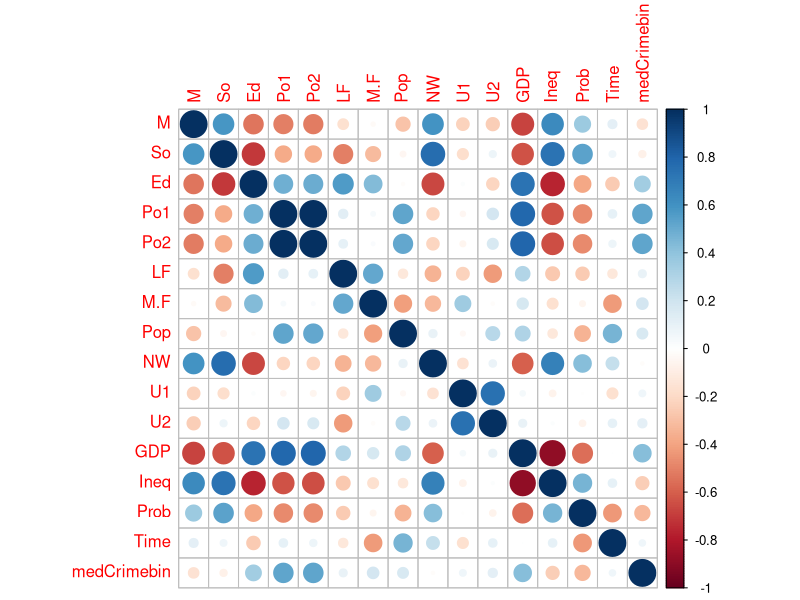

This figure's R source: (Note: this script raises an error after producing the figure.)
## ---- chunk 1
knitr::opts_chunk$set(echo = TRUE)
## ---- chunk 2
library(corrplot) 
library(MASS)
data("UScrime")
medCrimebin <- as.numeric(UScrime$y>median(UScrime$y))
tab <- cbind(UScrime[,1:15],medCrimebin)
## ---- chunk 3
corrplot(cor(tab), method="circle")
## ---- chunk 4
res=glm(tab$medCrimebin~.,data=tab[,1:15],family = binomial)
summary(res)
## ---- chunk 5
OR <- exp(res$coefficient)
OR
## ---- chunk 6
Yp <- predict.glm(res,newdata = tab[,1:15],type="response")
decisionY <- c()
decisionY <- as.numeric(1*(Yp>=0.5))
confusion_matrix <- table(decisionY,tab$medCrimebin)
confusion_matrix
## ---- chunk 7
ACC <- (confusion_matrix[1,1]+confusion_matrix[2,2])/sum(confusion_matrix) #global performance
globerror<- (confusion_matrix[2,1]+confusion_matrix[1,2])/sum(confusion_matrix)

print(paste("the accuracy of the model is ",ACC))
print(paste("the global error of the model is ",globerror))
## ---- chunk 8
library(glmnet)
## ---- chunk 9
# Find the best lambda using cross-validation
X <- model.matrix(tab$medCrimebin~.,tab)
Y <- as.matrix(tab$medCrimebin)
cv.ridge <- cv.glmnet(X, Y, alpha = 0, family = "binomial")
# Fit the final model on data
ridge.min <- glmnet(X, Y, alpha= 0, family = "binomial",lambda = cv.ridge$lambda.min)
# Display regression coefficients
plot.cv.glmnet(cv.ridge)
coef(cv.ridge, s = "lambda.min")

## ---- chunk 10
Yp <- predict.glmnet(ridge.min,s=cv.ridge$lambda.min,newx = X,type="response")
decisionY <- c()
decisionY <- as.numeric(1*(Yp>=0.5))
a <- table(decisionY,tab$medCrimebin)
ACC <- (a[1,1]+a[2,2])/sum(a) #global performance
globerror<- (a[2,1]+a[1,2])/sum(a)

print(paste("the accuracy of the model is ",ACC))
print(paste("the global error of the model is ",globerror))
## ---- chunk 11
library(glmnet)
# Find the best lambda using cross-validation
X <- model.matrix(tab$medCrimebin~.,tab)
Y <- as.matrix(tab$medCrimebin)
cv.lasso <- cv.glmnet(X, Y, alpha = 1, family = "binomial")
# Fit the final model on data
lasso.min <- glmnet(X, Y, alpha= 1, family = "binomial",lambda = cv.lasso$lambda.min)
# Display regression coefficients
#plot.cv.glmnet(cv.lasso)
coef(cv.lasso, s = "lambda.min")
## ---- chunk 12
Yp <- predict.glmnet(lasso.min,s=cv.lasso$lambda.min,newx = X,type="response")
decisionY <- c()
decisionY <- as.numeric(1*(Yp>=0.5))
a_lasso <- table(decisionY,tab$medCrimebin)
ACC <- (a_lasso[1,1]+a_lasso[2,2])/sum(a_lasso) #global performance
globerror<- (a_lasso[2,1]+a_lasso[1,2])/sum(a_lasso)

print(paste("the accuracy of the model is ",ACC))
print(paste("the global error of the model is ",globerror))

## ---- chunk 13
#Randomly shuffle the data
tab<-tab[sample(nrow(tab)),]
#Create 10 equally size folds
folds <- cut(seq(1,nrow(tab)),breaks=5,labels=FALSE)
accuracy_ridge <- c()
#Perform 10 fold cross validation
for(i in 1:5){
#Segement your data by fold using the which() function 
testIndexes <- which(folds==i,arr.ind=TRUE)
testData <- tab[testIndexes, ]
trainData <- tab[-testIndexes, ]
X <- model.matrix(trainData$medCrimebin~.,trainData)
Y <- as.matrix(trainData$medCrimebin)
modreg1<- cv.glmnet(X, Y, alpha = 0, family = "binomial")
best_lambda=modreg1$lambda.min
  best_ridge=glmnet(X, Y, alpha= 0, family = "binomial",lambda = best_lambda)
  X1 <-  model.matrix(testData$medCrimebin~.,testData)
  Yp <- predict.glmnet(best_ridge,s=best_lambda,newx = X1,type="response")
decisionY <- c()
decisionY <- as.numeric(1*(Yp>=0.5))
a <- table(decisionY,testData$medCrimebin)
accuracy_ridge[i] <- (a[1,1]+a[2,2])/sum(a)

}

## ---- chunk 14
set.seed(124193)
#Randomly shuffle the data
tab<-tab[sample(nrow(tab)),]
#Create 10 equally size folds
folds <- cut(seq(1,nrow(tab)),breaks=5,labels=FALSE)
accuracy_lasso <- c()
#Perform 10 fold cross validation
for(i in 1:5){
#Segement your data by fold using the which() function 
  testIndexes <- which(folds==i,arr.ind=TRUE)
  testData <- tab[testIndexes, ]
  trainData <- tab[-testIndexes, ]
  X <- model.matrix(trainData$medCrimebin~.,trainData)
  Y <- as.matrix(trainData$medCrimebin)
  modreg1<- cv.glmnet(X, Y, alpha = 1, family = "binomial")
  best_lambda=modreg1$lambda.min
  best_lasso=glmnet(X, Y, alpha= 1, family = "binomial",lambda = best_lambda)
  X1 <-  model.matrix(testData$medCrimebin~.,testData)
  Yp <- predict.glmnet(best_lasso,s=best_lambda,newx = X1,type="response")
  decisionY <- c()
  decisionY <- as.numeric(1*(Yp>=0.5))
  a <- table(decisionY,testData$medCrimebin)
  accuracy_lasso[i] <- (a[1,1]+a[2,2])/sum(a)
}


## ---- chunk 15
accuracy_full <- c()
#Randomly shuffle the data
tab<-tab[sample(nrow(tab)),]
#Create 10 equally size folds
folds <- cut(seq(1,nrow(tab)),breaks=5,labels=FALSE)
#Perform 10 fold cross validation
for(i in 1:5){
#Segement your data by fold using the which() function 
testIndexes <- which(folds==i,arr.ind=TRUE)
testData <- tab[testIndexes, ]
trainData <- tab[-testIndexes, ]
res=glm(trainData$medCrimebin~.,data=trainData[,1:10],family = binomial)
Yp <- predict.glm(res,newdata = testData[,1:10],type="response")
decisionY <- c()
decisionY <- as.numeric(1*(Yp>=0.5))
a <- table(decisionY,testData$medCrimebin)

accuracy_full[i] <- (a[1,1]+a[2,2])/sum(a)
}
## ---- chunk 16
group=c("full","lasso","ridge")
boxplot(accuracy_full,accuracy_lasso,accuracy_ridge,names=group,notch=F, outlier.color = "red", outlier.shape = 8, outlier.size = 4, col=(c("gold","darkgreen","purple")))
grid()
## ---- chunk 17
tab<-tab[sample(nrow(tab)),]
#Create 10 equally size folds
folds <- cut(seq(1,nrow(tab)),breaks=5,labels=FALSE)
global_ridge <- c()
#Perform 10 fold cross validation
for(i in 1:5){
#Segement your data by fold using the which() function 
testIndexes <- which(folds==i,arr.ind=TRUE)
testData <- tab[testIndexes, ]
trainData <- tab[-testIndexes, ]
X <- model.matrix(trainData$medCrimebin~.,trainData)
Y <- as.matrix(trainData$medCrimebin)
modreg1<- cv.glmnet(X, Y, alpha = 0, family = "binomial")
best_lambda=modreg1$lambda.min
  best_ridge=glmnet(X, Y, alpha= 0, family = "binomial",lambda = best_lambda)
  X1 <-  model.matrix(testData$medCrimebin~.,testData)
  Yp <- predict.glmnet(best_ridge,s=best_lambda,newx = X1,type="response")
decisionY <- c()
decisionY <- as.numeric(1*(Yp>=0.5))
a <- table(decisionY,testData$medCrimebin)
global_ridge[i] <- (a[1,2]+a[2,1])/sum(a)

}
## ---- chunk 18
set.seed(124193)
#Randomly shuffle the data
tab<-tab[sample(nrow(tab)),]
#Create 10 equally size folds
folds <- cut(seq(1,nrow(tab)),breaks=5,labels=FALSE)
global_lasso <- c()
#Perform 10 fold cross validation
for(i in 1:5){
#Segement your data by fold using the which() function 
  testIndexes <- which(folds==i,arr.ind=TRUE)
  testData <- tab[testIndexes, ]
  trainData <- tab[-testIndexes, ]
  X <- model.matrix(trainData$medCrimebin~.,trainData)
  Y <- as.matrix(trainData$medCrimebin)
  modreg1<- cv.glmnet(X, Y, alpha = 1, family = "binomial")
  best_lambda=modreg1$lambda.min
  best_lasso=glmnet(X, Y, alpha= 1, family = "binomial",lambda = best_lambda)
  X1 <-  model.matrix(testData$medCrimebin~.,testData)
  Yp <- predict.glmnet(best_lasso,s=best_lambda,newx = X1,type="response")
  decisionY <- c()
  decisionY <- as.numeric(1*(Yp>=0.5))
  a <- table(decisionY,testData$medCrimebin)
  global_lasso[i] <- (a[1,2]+a[2,1])/sum(a)
}


## ---- chunk 19
global_full <- c()
#Randomly shuffle the data
tab<-tab[sample(nrow(tab)),]
#Create 10 equally size folds
folds <- cut(seq(1,nrow(tab)),breaks=5,labels=FALSE)
#Perform 10 fold cross validation
for(i in 1:5){
#Segement your data by fold using the which() function 
testIndexes <- which(folds==i,arr.ind=TRUE)
testData <- tab[testIndexes, ]
trainData <- tab[-testIndexes, ]
res=glm(trainData$medCrimebin~.,data=trainData[,1:10],family = binomial)
Yp <- predict.glm(res,newdata = testData[,1:10],type="response")
decisionY <- c()
decisionY <- as.numeric(1*(Yp>=0.5))
a <- table(decisionY,testData$medCrimebin)

global_full[i] <- (a[1,1]+a[2,2])/sum(a)
}
## ---- chunk 20
group=c("full","lasso","ridge")
boxplot(global_full,global_lasso,global_ridge,names=group,notch=F, outlier.color = "red", outlier.shape = 8, outlier.size = 4, col=(c("gold","darkgreen","purple")))
grid()
